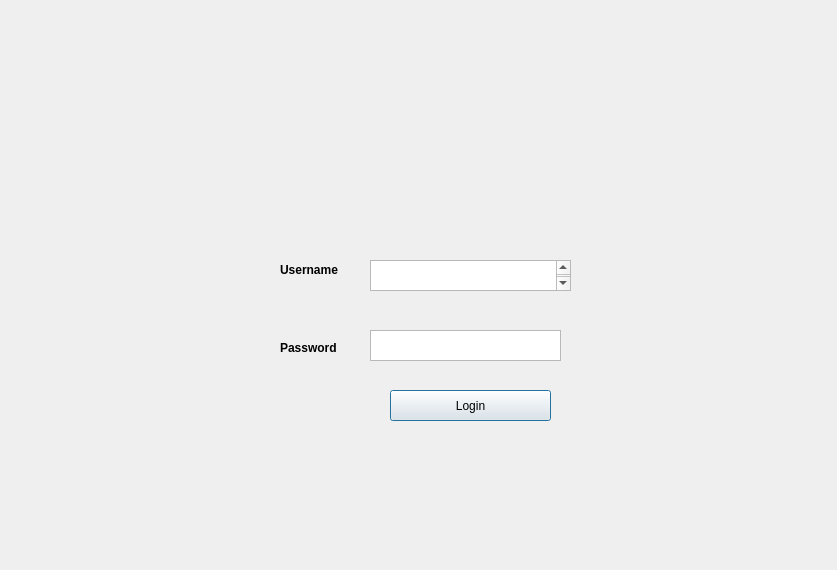
<?xml version="1.0" encoding="UTF-8"?>
<ui version="4.0">
 <class>Dialog1</class>
 <widget class="QDialog" name="Dialog1">
  <property name="geometry">
   <rect>
    <x>0</x>
    <y>0</y>
    <width>837</width>
    <height>570</height>
   </rect>
  </property>
  <property name="windowTitle">
   <string>Dialog1</string>
  </property>
  <widget class="QTextEdit" name="textEdit">
   <property name="geometry">
    <rect>
     <x>370</x>
     <y>260</y>
     <width>201</width>
     <height>31</height>
    </rect>
   </property>
   <property name="html">
    <string>&lt;!DOCTYPE HTML PUBLIC &quot;-//W3C//DTD HTML 4.0//EN&quot; &quot;http://www.w3.org/TR/REC-html40/strict.dtd&quot;&gt;
&lt;html&gt;&lt;head&gt;&lt;meta name=&quot;qrichtext&quot; content=&quot;1&quot; /&gt;&lt;style type=&quot;text/css&quot;&gt;
p, li { white-space: pre-wrap; }
&lt;/style&gt;&lt;/head&gt;&lt;body style=&quot; font-family:'Sans'; font-size:10pt; font-weight:400; font-style:normal;&quot;&gt;
&lt;p style=&quot; margin-top:0px; margin-bottom:0px; margin-left:0px; margin-right:0px; -qt-block-indent:0; text-indent:0px;&quot;&gt;&lt;span style=&quot; font-family:'MS Shell Dlg 2'; font-size:8pt;&quot;&gt;&lt;br /&gt;&lt;/span&gt;&lt;/p&gt;&lt;/body&gt;&lt;/html&gt;</string>
   </property>
  </widget>
  <widget class="QLabel" name="label">
   <property name="geometry">
    <rect>
     <x>280</x>
     <y>260</y>
     <width>81</width>
     <height>21</height>
    </rect>
   </property>
   <property name="text">
    <string>&lt;html&gt;&lt;head/&gt;&lt;body&gt;&lt;p&gt;&lt;span style=&quot; font-weight:600;&quot;&gt;Username&lt;/span&gt;&lt;/p&gt;&lt;/body&gt;&lt;/html&gt;</string>
   </property>
  </widget>
  <widget class="QTextEdit" name="textEdit_2">
   <property name="geometry">
    <rect>
     <x>370</x>
     <y>330</y>
     <width>191</width>
     <height>31</height>
    </rect>
   </property>
  </widget>
  <widget class="QLabel" name="label_2">
   <property name="geometry">
    <rect>
     <x>280</x>
     <y>340</y>
     <width>71</width>
     <height>16</height>
    </rect>
   </property>
   <property name="text">
    <string>&lt;html&gt;&lt;head/&gt;&lt;body&gt;&lt;p&gt;&lt;span style=&quot; font-weight:600;&quot;&gt;Password&lt;/span&gt;&lt;/p&gt;&lt;/body&gt;&lt;/html&gt;</string>
   </property>
  </widget>
  <widget class="QLabel" name="label_3">
   <property name="geometry">
    <rect>
     <x>270</x>
     <y>40</y>
     <width>321</width>
     <height>151</height>
    </rect>
   </property>
   <property name="text">
    <string>&lt;html&gt;&lt;head/&gt;&lt;body&gt;&lt;p&gt;&lt;img src=&quot;:/resources/Coffeeimage/images.jpg&quot;/&gt;&lt;/p&gt;&lt;/body&gt;&lt;/html&gt;</string>
   </property>
  </widget>
  <widget class="QPushButton" name="pushButton">
   <property name="geometry">
    <rect>
     <x>390</x>
     <y>390</y>
     <width>161</width>
     <height>31</height>
    </rect>
   </property>
   <property name="text">
    <string>Login</string>
   </property>
  </widget>
 </widget>
 <resources>
  <include location="Photos.qrc"/>
 </resources>
 <connections/>
</ui>
